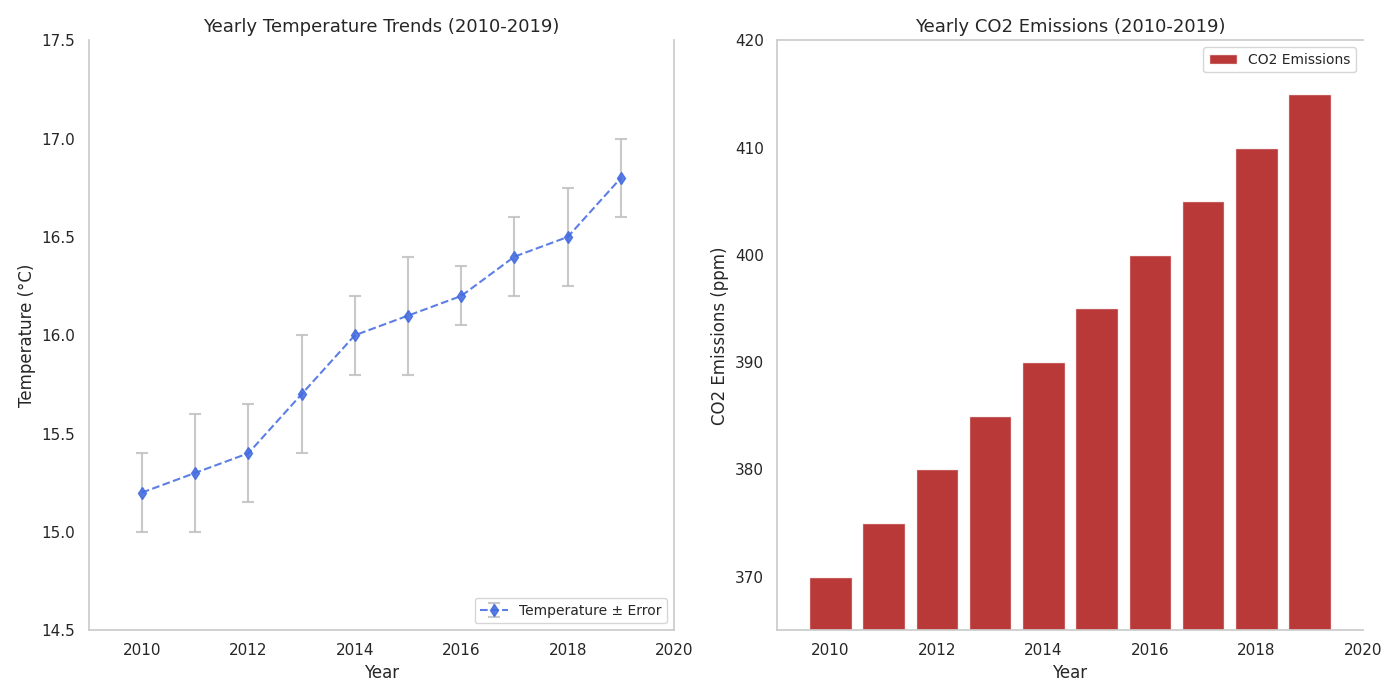

The Python source for this figure:
import matplotlib.pyplot as plt
import numpy as np

# Data
years = np.arange(2010, 2020)
avg_temperatures = np.array([15.2, 15.3, 15.4, 15.7, 16.0, 16.1, 16.2, 16.4, 16.5, 16.8])
temperature_errors = np.array([0.2, 0.3, 0.25, 0.3, 0.2, 0.3, 0.15, 0.2, 0.25, 0.2])
co2_emissions = np.array([370, 375, 380, 385, 390, 395, 400, 405, 410, 415])

# Create the figure and subplots
fig, (ax1, ax2) = plt.subplots(1, 2, figsize=(14, 7))

# First subplot: Line chart with random style elements
ax1.errorbar(
    years, avg_temperatures, yerr=temperature_errors,
    fmt='--d', color='royalblue', ecolor='silver',
    elinewidth=1.5, capsize=4, capthick=1.5, alpha=0.85, label='Temperature ± Error'
)
ax1.set_xlabel('Year', fontsize=12)
ax1.set_ylabel('Temperature (°C)', fontsize=12)
ax1.set_title('Yearly Temperature Trends (2010-2019)', fontsize=13)
ax1.grid(False)
ax1.spines['top'].set_visible(False)
ax1.set_xlim(2009, 2020)
ax1.set_ylim(14.5, 17.5)
ax1.legend(loc='lower right', fontsize=10)

# Second subplot: Bar chart with random style elements
ax2.bar(years, co2_emissions, color='firebrick', alpha=0.9, label='CO2 Emissions')
ax2.set_xlabel('Year', fontsize=12)
ax2.set_ylabel('CO2 Emissions (ppm)', fontsize=12)
ax2.set_title('Yearly CO2 Emissions (2010-2019)', fontsize=13)
ax2.grid(False)
ax2.spines['right'].set_visible(False)
ax2.set_xlim(2009, 2020)
ax2.set_ylim(365, 420)
ax2.legend(loc='best', fontsize=10)

plt.tight_layout()
plt.show()
